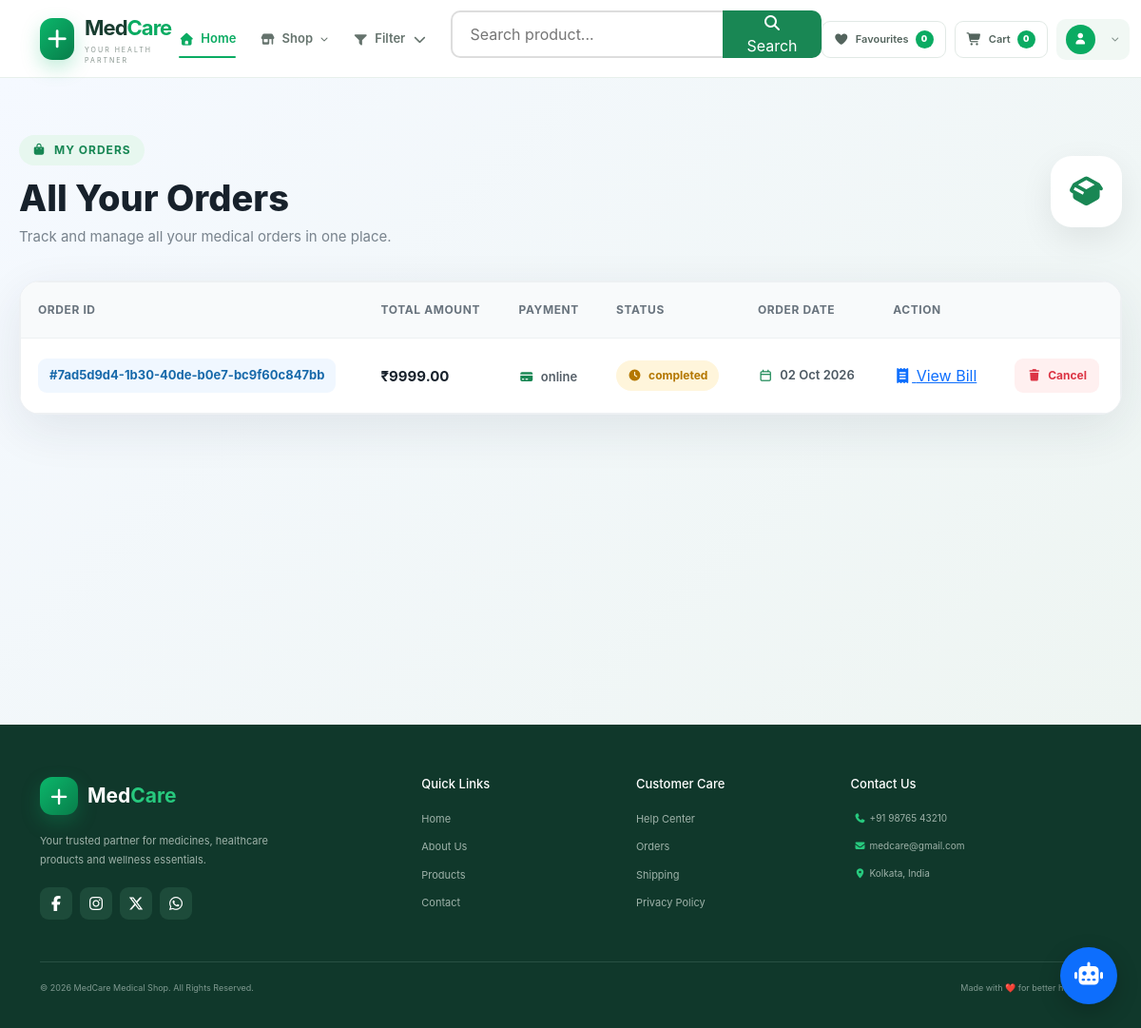
Page /orders (signed in) on the committed database.
### medical_app/models.py (models this page shows, shortened)
class Madical_Order(models.Model):
    user = models.ForeignKey(User, on_delete=models.CASCADE, related_name='orderb')
    order_id = models.CharField(max_length=250, default= uuid.uuid4, null=True, blank=True)
    shipping_address = models.ForeignKey(Medical_Address, on_delete=models.CASCADE)
    total_amount = models.DecimalField(max_digits=10, decimal_places=2) #2399.23
    payment_mode = models.CharField(max_length=100, choices=(('cod', 'Cash On Delevery'), ('online', 'Online Payment')), default='cod')
    payment_status = models.CharField(max_length=100, choices=(('pending','Pending'), ('processing','Processing'), ('completed', 'Completed'), ('faild', 'Faild'), ('cancle', 'Cancle')))
    tracking_no = models.CharField(max_length=100, null=True, blank=True)
    created_at = models.DateField(auto_now_add=True)
    razorpay_order_id = models.CharField(max_length=250, null=True, blank=True)
    razorpay_payment_id = models.CharField(max_length=250, null=True, blank=True)
    razorpay_signeture = models.CharField(max_length=250, null=True, blank=True)

### medical_app/views.py (the view)
# urls.py: path('orders', user_orders, name="orders"),
def user_orders(request):
    user = request.user
    orders = Madical_Order.objects.filter(user=user).order_by("-id")
    context = {
        "orders": orders
    }
    return render(request,"orders.html",context)

### medical_app/templates/orders.html (shortened to what this page needs)
{% extends "app.html" %}
{% load static %}
{% block content %}
<section class="orders-page">
    <div class="orders-container">
        <div class="orders-header">
            <div>
                <span class="orders-badge">
                    <i class="fa-solid fa-bag-shopping"></i>
                    MY ORDERS
                </span>
                <h1>All Your Orders</h1>
                <p>Track and manage all your medical orders in one place.</p>
            </div>
            <div class="order-icon">
                <i class="fa-solid fa-box-open"></i>
            </div>
        </div>
        <div class="orders-card">
            {% if orders %}
                <div class="table-wrapper">
                    <table class="orders-table">
                        <thead>
                            <tr>
                                <th>Order ID</th>
                                <th>Total Amount</th>
                                <th>Payment</th>
                                <th>Status</th>
                                <th>Order Date</th>
                                <th colspan="2" class="action-heading">
                                    Action
                                </th>
                            </tr>
                        </thead>
                        <tbody>
                            {% for order in orders %}
                                <tr>
                                    <td>
                                        <div class="order-id">
                                            <span>#{{ order.order_id }}</span>
                                        </div>
                                    </td>
                                    <td>
                                        <strong class="order-price">
                                            ₹{{ order.total_amount }}
                                        </strong>
                                    </td>
                                    <td>
                                        <span class="payment-badge">
                                            <i class="fa-solid fa-credit-card"></i>
                                            {{ order.payment_mode }}
                                        </span>
                                    </td>
                                    <td>
                                        {% if order.payment_status == "Paid" %}
                                            <span class="status-badge status-paid">
                                                <i class="fa-solid fa-circle-check"></i>
                                                {{ order.payment_status }}
                                            </span>
                                        {% elif order.payment_status == "Cancelled" %}
                                            <span class="status-badge status-cancelled">
                                                <i class="fa-solid fa-circle-xmark"></i>
                                                {{ order.payment_status }}
                                            </span>
                                        {% else %}
                                            <span class="status-badge status-pending">
                                                <i class="fa-solid fa-clock"></i>
                                                {{ order.payment_status }}
                                            </span>
                                        {% endif %}
                                    </td>
                                    <td>
                                        <div class="order-date">
                                            <i class="fa-regular fa-calendar"></i>
                                            {{ order.created_at|date:"d M Y" }}
                                        </div>
                                    </td>
                                    <td>
                                        <a href="{% url 'order_bill' order.order_id %}"
                                            class="bill-icon" title="Receive Bill">
                                            <i class="fa-solid fa-receipt"></i>
                                            View Bill
                                        </a>
                                    </td>
                                    <td>
                                        <a href="{% url 'cancel_order' order.order_id %}"
                                           class="cancel-btn"
                                           onclick="return confirm('Are you sure you want to cancel and delete this order?');">
                                            <i class="fa-solid fa-trash"></i>
                                            Cancel
                                        </a>
                                    </td>
                                </tr>
                            {% endfor %}
                        </tbody>
                    </table>
                </div>
            {% endif %}
        </div>
    </div>
</section>
{% endblock content %}

### medical_app/templates/app.html (shortened to what this page needs)
{% load static %}
{% load helper %}
<!DOCTYPE html>
<html lang="en">
    <head>
        <link rel="stylesheet"
            href="https://cdn.jsdelivr.net/npm/bootstrap-icons@1.5.0/font/bootstrap-icons.css">
        <link rel="stylesheet"
            href="https://cdnjs.cloudflare.com/ajax/libs/font-awesome/7.3.1/css/all.min.css"
>
        <link
            href="https://cdn.jsdelivr.net/npm/bootstrap@5.2.3/dist/css/bootstrap.min.css"
            rel="stylesheet">
        <link href="{% static 'css/styles.css' %}" rel="stylesheet">
        <link href="{% static 'css/contact.css' %}" rel="stylesheet">
        <link href="{% static 'css/about.css' %}" rel="stylesheet">
        <link href="{% static 'css/address.css' %}" rel="stylesheet">
        <link href="{% static 'css/order_success.css' %}" rel="stylesheet">
        <link href="{% static 'css/orders.css' %}" rel="stylesheet">
        <link href="{% static 'css/change_password.css' %}" rel="stylesheet">
        <link href="{% static 'css/razorpay_checkout.css' %}" rel="stylesheet">
        <link href="{% static 'css/bill.css' %}" rel="stylesheet">
    </head>
<body>
<nav class="premium-navbar">
    <div class="container">
        <div class="navbar-inner">
            <a class="brand"
               href="{% url 'home' %}">
                <div class="brand-icon">
                    <i class="fa-solid fa-plus"></i>
                </div>
                <div class="brand-text">
                    <strong>Med<span>Care</span></strong>
                    <small>YOUR HEALTH PARTNER</small>
                </div>
            </a>
            <div class="main-menu">
                <a href="{% url 'home' %}" class="menu-link active">
                   <i class="fa-solid fa-house"></i>Home</a>
                <div class="shop-dropdown">
                    <a href="#" class="menu-link">
                        <i class="fa-solid fa-shop"></i>Shop<i class="fa-solid fa-chevron-down arrow"></i>
                    </a>
                </div>
                <div class="filter-menu">
                    <a href="#" class="menu-link">
                        <i class="fa-solid fa-filter"></i>
                        Filter
                        <i class="fa-solid fa-chevron-down"></i>
                    </a>
                </div>
                <form method="GET" action="">
                    <div class="product-search">
                        <input type="text" name="search" value="{{ search }}" placeholder="Search product...">
                        <button type="submit">
                            <i class="fa-solid fa-magnifying-glass"></i>
                            Search
                        </button>
                    </div>
                </form>
            </div>
            <div class="navbar-actions">
                {% if user.is_authenticated %}
                    <a class="action-btn"
                       href="{% url 'favourites' %}">
                        <i class="fa-solid fa-heart"></i>
                        <span>Favourites</span>
                        <b>{% get_favourites_count user.id %}</b>
                    </a>
                    <a class="action-btn" href="{% url 'cart' %}">
                        <i class="fa-solid fa-cart-shopping"></i>
                        <span>Cart</span>
                        <b>{% get_cart_count user.id %}</b>
                    </a>
                    <div class="user-dropdown">
                        <button class="user-btn">
                            <div class="user-avatar">
                                <i class="fa-solid fa-user"></i>
                            </div>
                            <i class="fa-solid fa-chevron-down"></i>
                        </button>
                    </div>
                {% endif %}
            </div>
        </div>
    </div>
</nav>
<main>
    {% block content %}
    {% endblock content %}
</main>
<button id="aiChatButton" class="ai-chat-button" type="button">
    <i class="fa-solid fa-robot"></i>
</button>
<footer class="premium-footer">
    <div class="container">
        <div class="footer-grid">
            <div class="footer-about">
                <a href="{% url 'home' %}" class="footer-brand">
                    <div class="brand-icon">
                        <i class="fa-solid fa-plus"></i>
                    </div>
                    <strong>Med<span>Care</span></strong>
                </a>
                <p> Your trusted partner for medicines, healthcare products and wellness essentials.</p>
                <div class="social-links">
                    <a href="#">
                        <i class="fa-brands fa-facebook-f"></i>
                    </a>
                    <a href="#">
                        <i class="fa-brands fa-instagram"></i>
                    </a>
                    <a href="#">
                        <i class="fa-brands fa-x-twitter"></i>
                    </a>
                    <a href="#">
                        <i class="fa-brands fa-whatsapp"></i>
                    </a>
                </div>
            </div>
            <div class="footer-column">
                <h4>Quick Links</h4>
                <a href="{% url 'home' %}">
                    Home
                </a>
                <a href="#about">
                    About Us
                </a>
                <a href="#">
                    Products
                </a>
                <a href="{% url "contact" %}">
                    Contact
                </a>
            </div>
            <div class="footer-column">
                <h4>Customer Care</h4>
                <a href="#">Help Center</a>
                <a href="#">Orders</a>
                <a href="#">Shipping</a>
                <a href="#">Privacy Policy</a>
            </div>
            <div class="footer-column">
                <h4>Contact Us</h4>
                <p><i class="fa-solid fa-phone"></i>+91 98765 43210</p>
                <p><i class="fa-solid fa-envelope"></i>medcare@gmail.com</p>
                <p><i class="fa-solid fa-location-dot"></i>Kolkata, India</p>
            </div>
        </div>
        <div class="footer-bottom">
            <p>© 2026 MedCare Medical Shop. All Rights Reserved.</p>
            <p>Made with ❤️ for better healthcare</p>
        </div>
    </div>
</footer>
</body>
</html>

### rows in the picture
Madical_Order: order_id "7ad5d9d4-1b30-40de-b0e7-bc9f60c847bb", total_amount "9999.00", payment_mode "online", payment_status "completed", created_at "02 Oct 2026"
